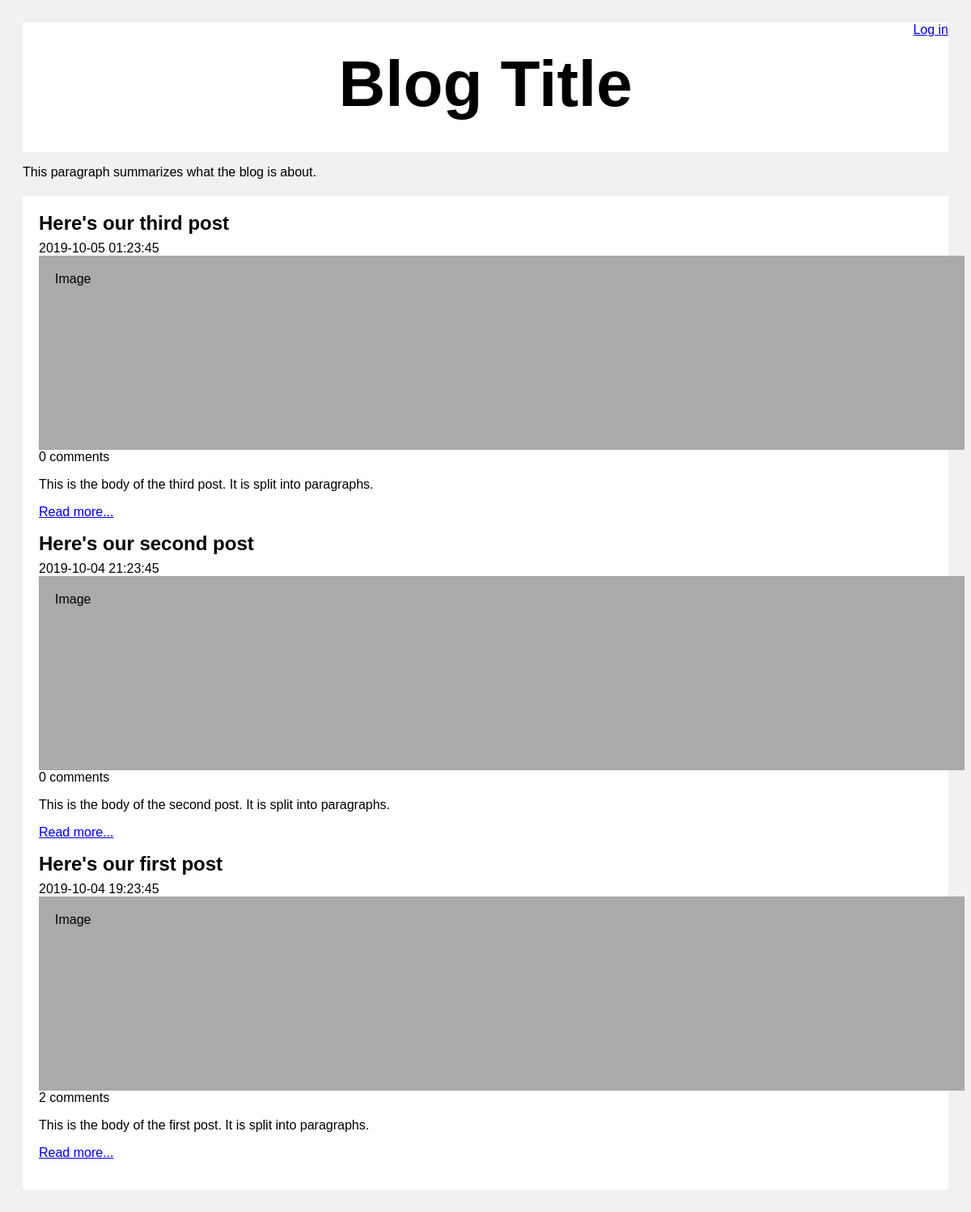
The page / on the database its author committed.
### tables this page shows
CREATE TABLE post (
     id INTEGER PRIMARY KEY AUTO_INCREMENT NOT NULL,
     title VARCHAR(200) NOT NULL,
     body  VARCHAR(200) NOT NULL,
     user_id INTEGER NOT NULL,
     created_at VARCHAR(200) NOT NULL,
     updated_at VARCHAR(200)
 );

### lib/common.php (called while the page is built, shortened)
<?php
function connect_to_db(){
    $servername = 'localhost';
    $username = 'root';
    $password = 'cassie123';
    $database = 'blogdb';
    $conn = new mysqli($servername, $username, $password, $database);
    return $conn;
}
function htmlEscape($html){
    return htmlspecialchars($html, ENT_HTML5, 'UTF-8');
}
function countCommentsForPost($postId){
    $conn = connect_to_db();
    $sql = 'SELECT
                *
            FROM
                comment
            WHERE
                post_id = ?';
    $stmt = $conn->prepare($sql);
    $stmt->bind_param('i', $postId);
    $stmt->execute();
    $result = $stmt->get_result();
    $row_count = $result->num_rows;
    return $row_count;
}
function isLoggedIn(){
    return isset($_SESSION['logged_in_username']);
}
?>

### index.php (the view, shortened to what this page needs)
<?php
require_once 'lib/common.php';
$conn = new mysqli($servername, $username, $password, $database);
$sql = mysqli_query($conn, 'SELECT id, title, created_at, body FROM post ORDER BY created_at DESC');
?>
<!DOCTYPE html>
<html>
    <head>
        <link rel="stylesheet" href="css/main.css">
    </head>
    <body>
        <div style="float: right;">
            <?php require_once 'lib/common.php'; if (isLoggedIn()): ?>
            Hello <?php echo htmlEscape(getAuthUser()) ?>.
                <a href="logout.php">Log out</a>
            <?php else: ?>
                <a href="login.php">Log in </a>
            <?php endif ?>
        </div>
        <div class="header">
            <h1>Blog Title</h1>
        </div>
        <p>This paragraph summarizes what the blog is about.</p>
        <div class="row">
            <div class="card">
            <?php while($row = mysqli_fetch_array($sql, MYSQLI_BOTH)):  ?>
            <h2>
                <?php echo htmlEscape($row['title']) ?>
            </h2>
            <div>
                <?php echo $row['created_at'] ?>
                <div class="fakeimg" style="height:200px;">Image</div>
                <?php echo countCommentsForPost($row['id']); echo ' comments' ?>
            </div>
            <p>
                <?php echo htmlEscape($row['body']) ?>
            </p>
            <p>
                <a href="view-post.php?post_id=<?php echo $row['id'] ?>">Read more...</a>
            </p>
        <?php endwhile ?>
            </div>
        </div>
    </body>
</html>

### css/main.css (style rules this page uses)
h1, h2, h3 { margin-top: 0; margin-bottom: 8px; }
body { font-family: Arial; padding: 20px; background: #f1f1f1; }
.header { padding: 30px; font-size: 40px; text-align: center; background: white; }
.fakeimg { background-color: #aaa; width: 100%; padding: 20px; }
.card { background-color: white; padding: 20px; margin-top: 20px; }
.row:after { content: ""; display: table; clear: both; }

### rows shown on the page
post: title "Here's our third post", created_at "2019-10-05 01:23:45", id "0", body "This is the body of the third post. It is split into paragraphs."
post: title "Here's our second post", created_at "2019-10-04 21:23:45", id "0", body "This is the body of the second post. It is split into paragraphs."
post: title "Here's our first post", created_at "2019-10-04 19:23:45", id "2", body "This is the body of the first post. It is split into paragraphs."
